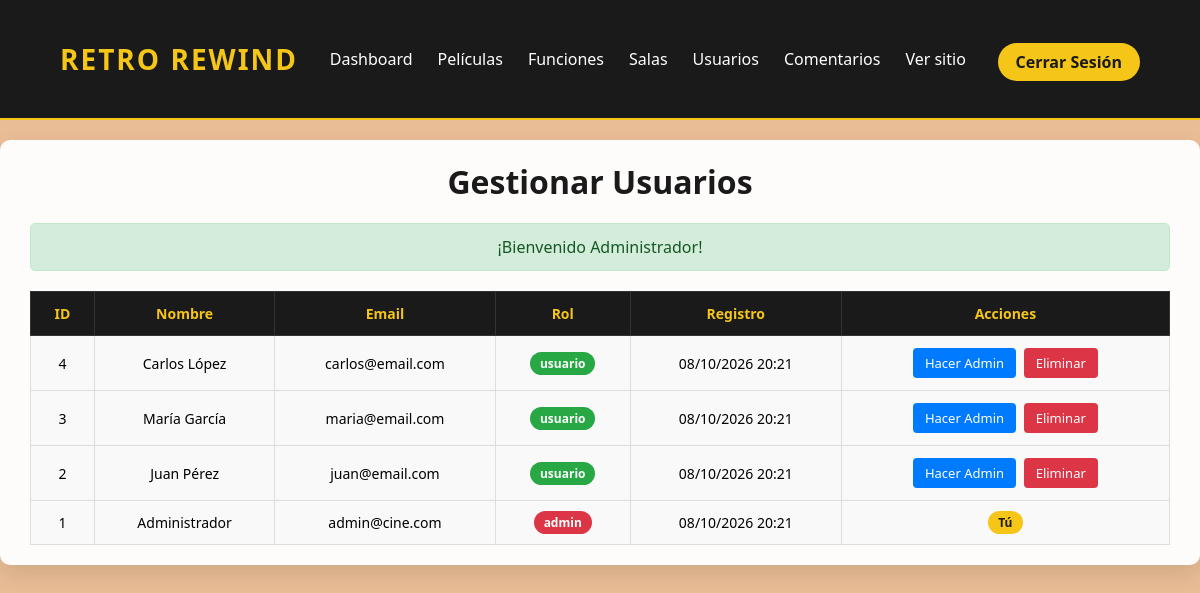
/public/?ruta=admin_usuarios (signed in), run on the app's committed database.
### tables this page shows
CREATE TABLE `usuario` (
  `id_usuario` int(11) NOT NULL AUTO_INCREMENT,
  `nombre` varchar(100) NOT NULL,
  `email` varchar(100) NOT NULL UNIQUE,
  `password` varchar(255) NOT NULL,
  `rol` enum('usuario','admin') NOT NULL DEFAULT 'usuario',
  `fecha_registro` datetime NOT NULL DEFAULT CURRENT_TIMESTAMP,
  `activo` tinyint(1) NOT NULL DEFAULT 1,
  PRIMARY KEY (`id_usuario`)
);

### controladores/AdminControlador.php (called while the page is built, shortened)
<?php
require_once __DIR__ . '/../models/UsuarioModelo.php';
require_once __DIR__ . '/../helpers/funciones.php';
class AdminControlador {
    public function listarUsuarios() {
        $usuarios = UsuarioModelo::obtenerTodos();
        $mensaje = getMensaje();
        require_once __DIR__ . '/../views/admin/usuarios/listar.php';
    }
}
?>

### helpers/funciones.php (called while the page is built, shortened)
<?php
function getMensaje() {
    if (isset($_SESSION['mensaje'])) {
        $mensaje = $_SESSION['mensaje'];
        return $mensaje;
    }
    return null;
}
function formatearFecha($fecha, $formato = 'd/m/Y H:i') {
    $datetime = new DateTime($fecha);
    return $datetime->format($formato);
}
?>

### models/UsuarioModelo.php (called while the page is built, shortened)
<?php
class UsuarioModelo {
    public static function obtenerTodos($limit = null, $offset = null) {
        $db = ConexionBD::getInstancia()->getConexion();
        $sql = "SELECT id_usuario, nombre, email, rol, fecha_registro, activo
                FROM usuario
                WHERE activo = 1
                ORDER BY id_usuario DESC";
        $stmt = $db->prepare($sql);
        $stmt->execute();
        return $stmt->fetchAll();
    }
}
?>

### views/admin/usuarios/listar.php (the view, shortened to what this page needs)
<!DOCTYPE html>
<html lang="es">
<head>
    <link rel="stylesheet" href="<?php echo BASE_URL; ?>css/estilos.css">
</head>
<body>
    <header>
        <nav class="navbar">
            <h1><?php echo SITE_NAME; ?></h1>
            <ul>
                <li><a href="<?php echo BASE_URL; ?>?ruta=admin">Dashboard</a></li>
                <li><a href="<?php echo BASE_URL; ?>?ruta=admin_peliculas">Películas</a></li>
                <li><a href="<?php echo BASE_URL; ?>?ruta=admin_funciones">Funciones</a></li>
                <li><a href="<?php echo BASE_URL; ?>?ruta=admin_salas">Salas</a></li>
                <li><a href="<?php echo BASE_URL; ?>?ruta=admin_usuarios">Usuarios</a></li>
                <li><a href="<?php echo BASE_URL; ?>?ruta=admin_comentarios">Comentarios</a></li>
                <li><a href="<?php echo BASE_URL; ?>?ruta=home">Ver sitio</a></li>
            </ul>
            <div class="button">
                <a href="<?php echo BASE_URL; ?>?ruta=logout">
                    <p>Cerrar Sesión</p>
                </a>
            </div>
        </nav>
    </header>
    <div class="admin-section">
        <h1> Gestionar Usuarios</h1>
        <?php if (isset($mensaje)): ?>
            <div class="mensaje <?php echo $mensaje['tipo']; ?>">
                <?php echo $mensaje['texto']; ?>
            </div>
        <?php endif; ?>
        <table>
            <thead>
                <tr>
                    <th>ID</th>
                    <th>Nombre</th>
                    <th>Email</th>
                    <th>Rol</th>
                    <th>Registro</th>
                    <th>Acciones</th>
                </tr>
            </thead>
            <tbody>
                <?php foreach ($usuarios as $usuario): ?>
                    <tr>
                        <td><?php echo $usuario['id_usuario']; ?></td>
                        <td><?php echo $usuario['nombre']; ?></td>
                        <td><?php echo $usuario['email']; ?></td>
                        <td>
                            <span class="badge <?php echo $usuario['rol'] == 'admin' ? 'badge-admin' : 'badge-user'; ?>">
                                <?php echo $usuario['rol']; ?>
                            </span>
                        </td>
                        <td><?php echo formatearFecha($usuario['fecha_registro']); ?></td>
                        <td>
                            <?php if ($usuario['id_usuario'] != $_SESSION['usuario_id']): ?>
                                <?php if ($usuario['rol'] == 'usuario'): ?>
                                    <a href="<?php echo BASE_URL; ?>?ruta=admin_usuarios_cambiar_rol&id=<?php echo $usuario['id_usuario']; ?>&rol=admin" class="btn-edit">Hacer Admin</a>
                                <?php else: ?>
                                    <a href="<?php echo BASE_URL; ?>?ruta=admin_usuarios_cambiar_rol&id=<?php echo $usuario['id_usuario']; ?>&rol=usuario" class="btn-warning">Quitar Admin</a>
                                <?php endif; ?>
                                <a href="<?php echo BASE_URL; ?>?ruta=admin_usuarios_eliminar&id=<?php echo $usuario['id_usuario']; ?>" class="btn-delete" onclick="return confirm('¿Eliminar este usuario?')">Eliminar</a>
                            <?php else: ?>
                                <span class="badge badge-you">Tú</span>
                            <?php endif; ?>
                        </td>
                    </tr>
                <?php endforeach; ?>
            </tbody>
        </table>
    </div>
</body>
</html>

### public/css/estilos.css (style rules this page uses)
* { margin: 0; padding: 0; box-sizing: border-box; }
body { background-color: #e9bd96; text-align: center; margin: 0; padding: 0; font-family: 'Segoe UI', Tahoma, Geneva, Verdana, sans-serif; padding-top: 120px; }
a { text-decoration: none; }
.navbar { position: fixed; top: 0; width: 100%; height: 120px; z-index: 1000; background-color: #1a1a1a; border-bottom: 2px solid #f5c518; display: flex; align-items: center; justify-content: space-between; padding: 0 5%; flex-wrap: wrap; gap: 15px; box-sizing: border-box; }
.navbar h1 { color: #f5c518; margin: 0; font-size: 28px; letter-spacing: 2px; width: auto; font-weight: 700; }
.navbar ul { display: flex; list-style: none; margin: 0; padding: 0; gap: 25px; flex-wrap: wrap; justify-content: center; }
.navbar ul li a { color: white; text-decoration: none; font-weight: 500; font-size: 16px; transition: 0.3s; }
.button { background-color: #f5c518; padding: 8px 18px; border-radius: 30px; transition: 0.3s; flex-shrink: 0; white-space: nowrap; margin-top: 5px; }
.button a { text-decoration: none; color: #1a1a1a; font-weight: bold; }
.button a p { margin: 0; }
.mensaje { padding: 12px 20px; margin-bottom: 20px; border-radius: 5px; font-weight: 500; text-align: center; }
.mensaje.success { background-color: #d4edda; color: #155724; border: 1px solid #c3e6cb; }
.admin-dashboard, .admin-section, .admin-form { max-width: 1200px; margin: 20px auto; padding: 20px 30px; background: rgba(255, 255, 255, 0.95); border-radius: 10px; box-shadow: 0 10px 25px rgba(0, 0, 0, 0.1); }
.admin-dashboard h1, .admin-section h1, .admin-form h1 { font-size: 2rem; color: #1a1a1a; margin-bottom: 20px; }
.admin-section table { width: 100%; border-collapse: collapse; font-size: 14px; margin-top: 15px; }
.admin-section th { background-color: #1a1a1a; color: #f5c518; padding: 12px; text-align: center; border: 1px solid #333; }
.admin-section td { padding: 10px; text-align: center; border: 1px solid #ddd; background-color: #f9f9f9; }
.btn-edit { display: inline-block; background-color: #007bff; color: white; padding: 6px 12px; border-radius: 4px; font-size: 13px; transition: 0.3s; margin: 2px; }
.btn-delete { display: inline-block; background-color: #dc3545; color: white; padding: 6px 12px; border-radius: 4px; font-size: 13px; transition: 0.3s; margin: 2px; }
.badge { display: inline-block; padding: 3px 10px; border-radius: 20px; font-size: 12px; font-weight: bold; }
.badge-admin { background-color: #dc3545; color: white; }
.badge-user { background-color: #28a745; color: white; }
.badge-you { background-color: #f5c518; color: #1a1a1a; }

### data on the page
usuario: id_usuario "4", nombre "Carlos López", email "carlos@email.com", rol "usuario", fecha_registro "08/10/2026 20:21"
usuario: id_usuario "3", nombre "María García", email "maria@email.com", rol "usuario", fecha_registro "08/10/2026 20:21"
usuario: id_usuario "2", nombre "Juan Pérez", email "juan@email.com", rol "usuario", fecha_registro "08/10/2026 20:21"
usuario: id_usuario "1", nombre "Administrador", email "admin@cine.com", rol "admin", fecha_registro "08/10/2026 20:21", shows "Tú"

### other printed values
SITE_NAME "RETRO REWIND"
$mensaje['texto'] "¡Bienvenido Administrador!"
